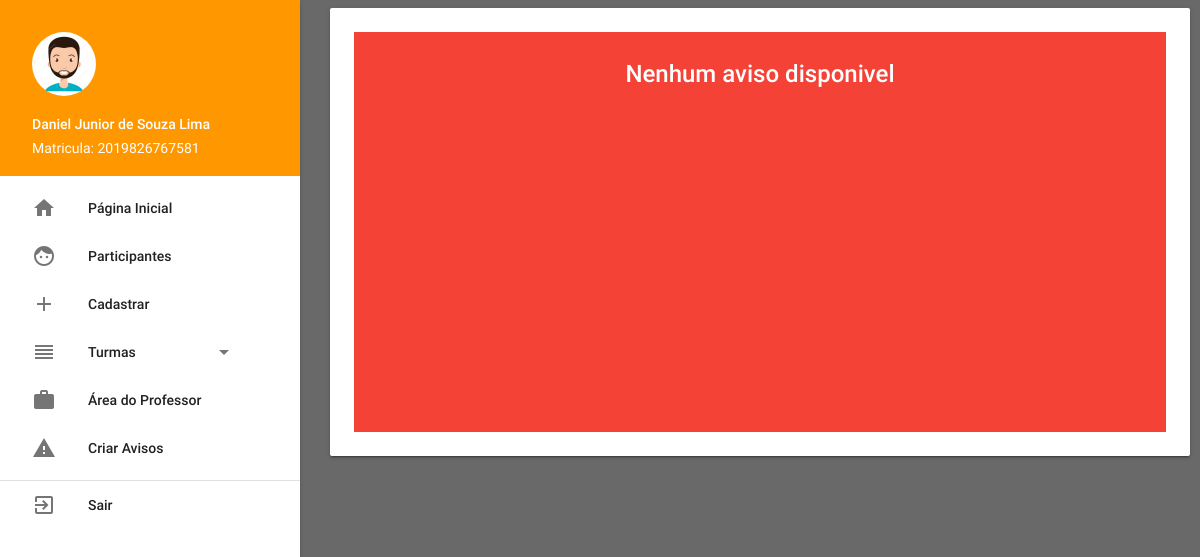
The page / (signed in) on the database as committed earlier.
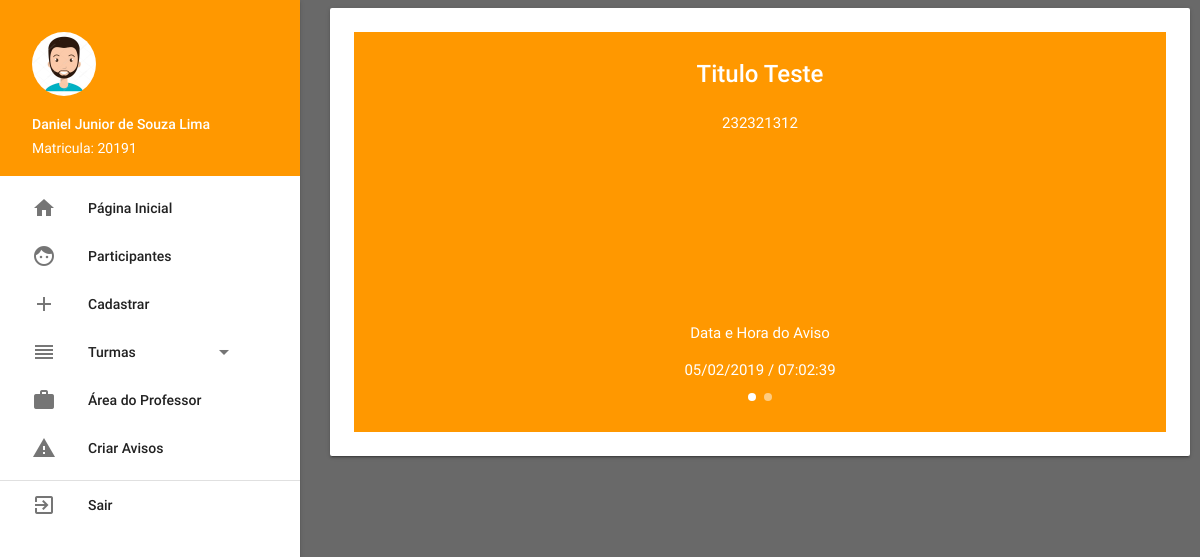
The same page on the database as committed later.
### tables this page shows
CREATE TABLE `avisos` (
  `id` int(11) NOT NULL,
  `envio_email` varchar(10) NOT NULL DEFAULT 'nao',
  `titulo_aviso` varchar(120) NOT NULL,
  `corpo_aviso` varchar(600) NOT NULL,
  `data_envio` date NOT NULL,
  `hora_envio` time NOT NULL
);

### App/Controller/homeController.php (called while the page is built, shortened)
<?php
class homeController extends controller
{
    public function index()
    {
        $home = new home();
        $dados['avisos'] = $home->selectdAvisos();
        $this->template('', 'home', $dados);
    }
}

### Core/core.php (called while the page is built, shortened)
<?php
    class Core{
        public function run(){
            $url = explode('index.php', $_SERVER['PHP_SELF']);
            $url = end($url);
            $params = array();
            if(!empty($url))
            {
                $url = explode('/', $url);
                array_shift($url);
                $currentController = $url[0].'Controller';
                array_shift($url);
                if (isset($url[0]))
                {
                    $currentAction = $url[0];
                    array_shift($url);
                } else {
                    $currentAction = 'index';
                }
                if(count($url) > 0){
                    $params = $url;
                }
            } else {
                $currentAction = 'index';
                $params = array();
            }
            require_once 'App/Controller/controller.php';
            $c = new $currentController();
            call_user_func_array(array($c, $currentAction), $params);
        }
    }

### index.php (called while the page is built, shortened)
<?php
    require_once('Core/core.php');
$core = new Core();
$core->run();

### App/Model/model.php (called while the page is built, shortened)
<?php
class model
{
    public function __construct()
    {
        try {
            $this->pdo = new PDO('mysql:host=sql201.byethost.com;port=3306;dbname=b15_22255918_inclusaodigital', 'b15_22255918', '86318162');
        } catch (PDOException $e) {
            echo 'Falhou a conexão com banco de dados (Error: ' . $e->getMessage() . ')';
        }
    }
}

### App/Model/home.php (called while the page is built)
<?php
class home extends model
{
    public function selectdAvisos()
    {
        $sql = "SELECT * FROM avisos order by id DESC limit 3";
        $sql = $this->pdo->query($sql);
        if ($sql->rowCount() > 0) {
            return $sql->fetchAll();
        } else {
            return '';
        }
    }
}

### App/View/home.php (the view)
<?php
function dateHora($data)
{
    return  date("d/m/Y", strtotime($data));
}
?>
  <div class="carousel carousel-slider center" data-indicators="true">
    <?php if (!empty($avisos)): ?>
      <?php foreach($avisos as $aviso): ?>
        <div class="carousel-item orange white-text" href="#one!">
          <h2><?=$aviso['titulo_aviso'];?></h2>
          <p class="white-text"><?=$aviso['corpo_aviso'];?></p>
          <div class="row center">
          <br>       <br>        <br>        <br>        <br>        <br>        <br>
            <p>Data e Hora do Aviso</p>
            <p class="" style="postion:relative"><?php echo dateHora($aviso['data_envio']);?> / <?=$aviso['hora_envio'];?>  </p>
          </div>
        </div>
      <?php endforeach; ?>
    <?php else :?>
    <div class="carousel carousel-slider center" data-indicators="true">
      <div class="carousel-item red white-text" href="#one!">
        <h2>Nenhum aviso disponivel</h2>
      </div>
    </div>
    <?php endif;?>
  </div>

### App/View/template.php (shortened to what this page needs)
<!DOCTYPE html>
<html lang="pt-br">
<head>
    <link type="text/css" rel="stylesheet" href="../../src/css/materialize.css" media="screen,projection"/>
    <link rel="stylesheet" type="text/css" href="../../src/css/style.css"/>
</head>
<body class="">
    <ul id="slide-out" class="side-nav fixed ">
        <li>
        <div class="user-view">
            <div class="background orange">
            </div>
            <?php if ($_SESSION['sexo'] == 'masculino'): ?>
                <a href="#!user"><img class="circle" src="../../src/img/perfil-boy.jpg"></a>
            <?php else: ?>
                <a href="#!user"><img class="circle" src="../../src/img/perfil-girl.jpg"></a>
            <?php endif; ?>
            <a href="#!name"><span class="white-text name"><?php echo $_SESSION['nome_completo'];?></span></a>
            <a href="#!email"><span class="white-text email">Matricula: <?php echo $_SESSION['matricula'];?></span></a>
        </div>
        </li>
            <li>
                <a href="/home"> <i class="material-icons left">home</i> Página Inicial</a>
            </li>
            <?php if ($_SESSION['acesso'] == 'adm'): ?>
                <li><a href="/adm" class="waves-effect"><i class="material-icons">face</i>Participantes</a></li>
                <li><a href="/adm/cadastrar" class="waves-effect"><i class="material-icons">add</i>Cadastrar</a></li>
                <li><a class="dropdown-button" href="#" data-activates="turma"><i class="material-icons left">reorder</i><i class="material-icons right">arrow_drop_down</i>Turmas</a></li>
                <li><a href="/professor" class="hide-on-small-only"><i class="material-icons">work</i>Área do Professor</a></li>
                <li><a href="/adm/avisos" class="waves-effect"><i class="material-icons">warning</i>Criar Avisos</a></li>
                <li><div class="divider"></div></li>
                <li><a href="/usuarios/sair" class="waves-effect"><i class="material-icons">exit_to_app</i>Sair</a></li>
            <?php endif; ?>
    </ul>
    <div class="card-panel">
        <?php  $this->LoadViewTemplate($viewPaste, $viewName, $viewData);?>
    </div>
</body>
</html>

### App/Controller/controller.php (shortened to what this page needs)
<?php
class controller
{
    public function template($viewPaste, $viewName, $viewData = array())
    {
        include 'App/View/template.php';
    }
    public function LoadViewTemplate($viewPaste, $viewName, $viewData = array())
    {
        extract($viewData);
        if ($viewPaste == '') {
            include 'App/View/' . $viewName . '.php';
        } else {
            include 'App/View/'.$viewPaste.'/'. $viewName . '.php';
        }
    }
}

### src/css/style.css (style rules this page uses)
body { background-color: #696969; }
body, main, footer { padding-left: 330px; padding-right: 10px; }

Rows that differ between the two databases and show on the page:
added avisos: titulo_aviso "Titulo Teste", corpo_aviso "232321312", data_envio "05/02/2019", hora_envio "07:02:39"
Other text that changed with them:
$_SESSION['matricula']: "2019826767581" → "20191"
text no longer shown: "Nenhum aviso disponivel"
